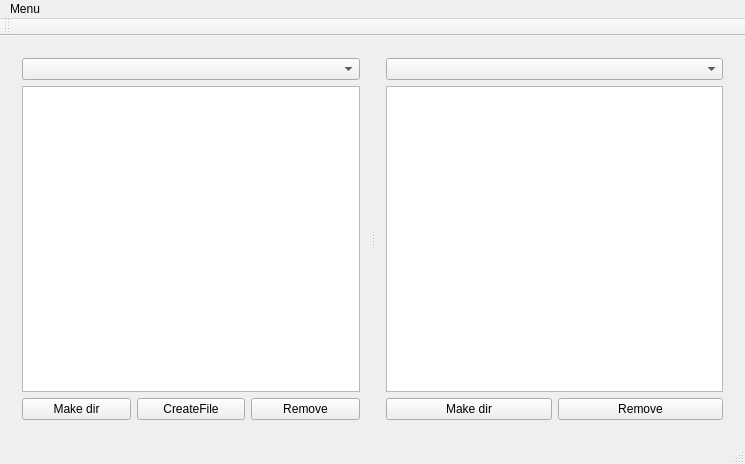
<?xml version="1.0" encoding="UTF-8"?>
<ui version="4.0">
 <class>MainWindow</class>
 <widget class="QMainWindow" name="MainWindow">
  <property name="geometry">
   <rect>
    <x>0</x>
    <y>0</y>
    <width>745</width>
    <height>464</height>
   </rect>
  </property>
  <property name="windowTitle">
   <string>MainWindow</string>
  </property>
  <property name="windowOpacity">
   <double>1.000000000000000</double>
  </property>
  <widget class="QWidget" name="centralWidget">
   <layout class="QHBoxLayout" name="horizontalLayout_3">
    <item>
     <widget class="QSplitter" name="splitter">
      <property name="orientation">
       <enum>Qt::Horizontal</enum>
      </property>
      <widget class="QWidget" name="layoutWidget">
       <layout class="QVBoxLayout" name="verticalLayout_4">
        <item>
         <layout class="QVBoxLayout" name="verticalLayout">
          <item>
           <widget class="QComboBox" name="drivesLeft"/>
          </item>
          <item>
           <widget class="QTreeView" name="treeLeft">
            <property name="sizePolicy">
             <sizepolicy hsizetype="Expanding" vsizetype="Expanding">
              <horstretch>0</horstretch>
              <verstretch>0</verstretch>
             </sizepolicy>
            </property>
            <property name="contextMenuPolicy">
             <enum>Qt::ActionsContextMenu</enum>
            </property>
            <property name="autoFillBackground">
             <bool>false</bool>
            </property>
            <property name="styleSheet">
             <string notr="true">QTreeView::item:hover{background-color:#FFFF00;}</string>
            </property>
            <property name="textElideMode">
             <enum>Qt::ElideRight</enum>
            </property>
            <property name="autoExpandDelay">
             <number>20</number>
            </property>
            <property name="indentation">
             <number>20</number>
            </property>
            <property name="sortingEnabled">
             <bool>true</bool>
            </property>
            <property name="animated">
             <bool>true</bool>
            </property>
            <property name="allColumnsShowFocus">
             <bool>false</bool>
            </property>
            <property name="headerHidden">
             <bool>false</bool>
            </property>
            <property name="expandsOnDoubleClick">
             <bool>true</bool>
            </property>
            <attribute name="headerDefaultSectionSize">
             <number>97</number>
            </attribute>
            <attribute name="headerShowSortIndicator" stdset="0">
             <bool>false</bool>
            </attribute>
           </widget>
          </item>
         </layout>
        </item>
        <item>
         <layout class="QHBoxLayout" name="horizontalLayout_2">
          <item>
           <widget class="QPushButton" name="pushButton">
            <property name="text">
             <string>Make dir</string>
            </property>
           </widget>
          </item>
          <item>
           <widget class="QPushButton" name="pushButton_5">
            <property name="text">
             <string>CreateFile</string>
            </property>
           </widget>
          </item>
          <item>
           <widget class="QPushButton" name="pushButton_2">
            <property name="text">
             <string>Remove</string>
            </property>
           </widget>
          </item>
         </layout>
        </item>
       </layout>
      </widget>
      <widget class="QWidget" name="layoutWidget">
       <layout class="QVBoxLayout" name="verticalLayout_3">
        <item>
         <layout class="QVBoxLayout" name="verticalLayout_2">
          <item>
           <widget class="QComboBox" name="drivesRight"/>
          </item>
          <item>
           <widget class="QTreeView" name="treeRight">
            <property name="styleSheet">
             <string notr="true">QTreeView::item:hover{background-color:#FFFF00;}</string>
            </property>
            <property name="sortingEnabled">
             <bool>true</bool>
            </property>
            <property name="animated">
             <bool>true</bool>
            </property>
           </widget>
          </item>
         </layout>
        </item>
        <item>
         <layout class="QHBoxLayout" name="horizontalLayout">
          <item>
           <widget class="QPushButton" name="pushButton_3">
            <property name="text">
             <string>Make dir</string>
            </property>
           </widget>
          </item>
          <item>
           <widget class="QPushButton" name="pushButton_4">
            <property name="text">
             <string>Remove</string>
            </property>
           </widget>
          </item>
         </layout>
        </item>
       </layout>
      </widget>
     </widget>
    </item>
   </layout>
  </widget>
  <widget class="QMenuBar" name="menuBar">
   <property name="geometry">
    <rect>
     <x>0</x>
     <y>0</y>
     <width>745</width>
     <height>19</height>
    </rect>
   </property>
   <widget class="QMenu" name="menuMenu">
    <property name="title">
     <string>Menu</string>
    </property>
    <addaction name="separator"/>
    <addaction name="actionOpen"/>
    <addaction name="actionOpen_Right"/>
   </widget>
   <addaction name="menuMenu"/>
  </widget>
  <widget class="QToolBar" name="mainToolBar">
   <attribute name="toolBarArea">
    <enum>TopToolBarArea</enum>
   </attribute>
   <attribute name="toolBarBreak">
    <bool>false</bool>
   </attribute>
  </widget>
  <widget class="QStatusBar" name="statusBar"/>
  <action name="actionOpen">
   <property name="text">
    <string>Open Left</string>
   </property>
   <property name="shortcut">
    <string>Ctrl+L</string>
   </property>
  </action>
  <action name="actionOpen_Right">
   <property name="text">
    <string>Open Right</string>
   </property>
   <property name="shortcut">
    <string>Ctrl+R</string>
   </property>
  </action>
 </widget>
 <layoutdefault spacing="6" margin="11"/>
 <resources/>
 <connections/>
</ui>
